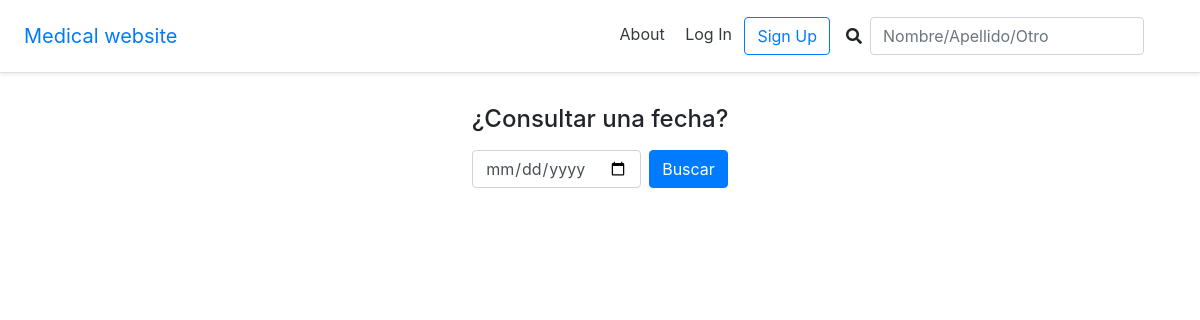
Page /citas on the earlier database version.
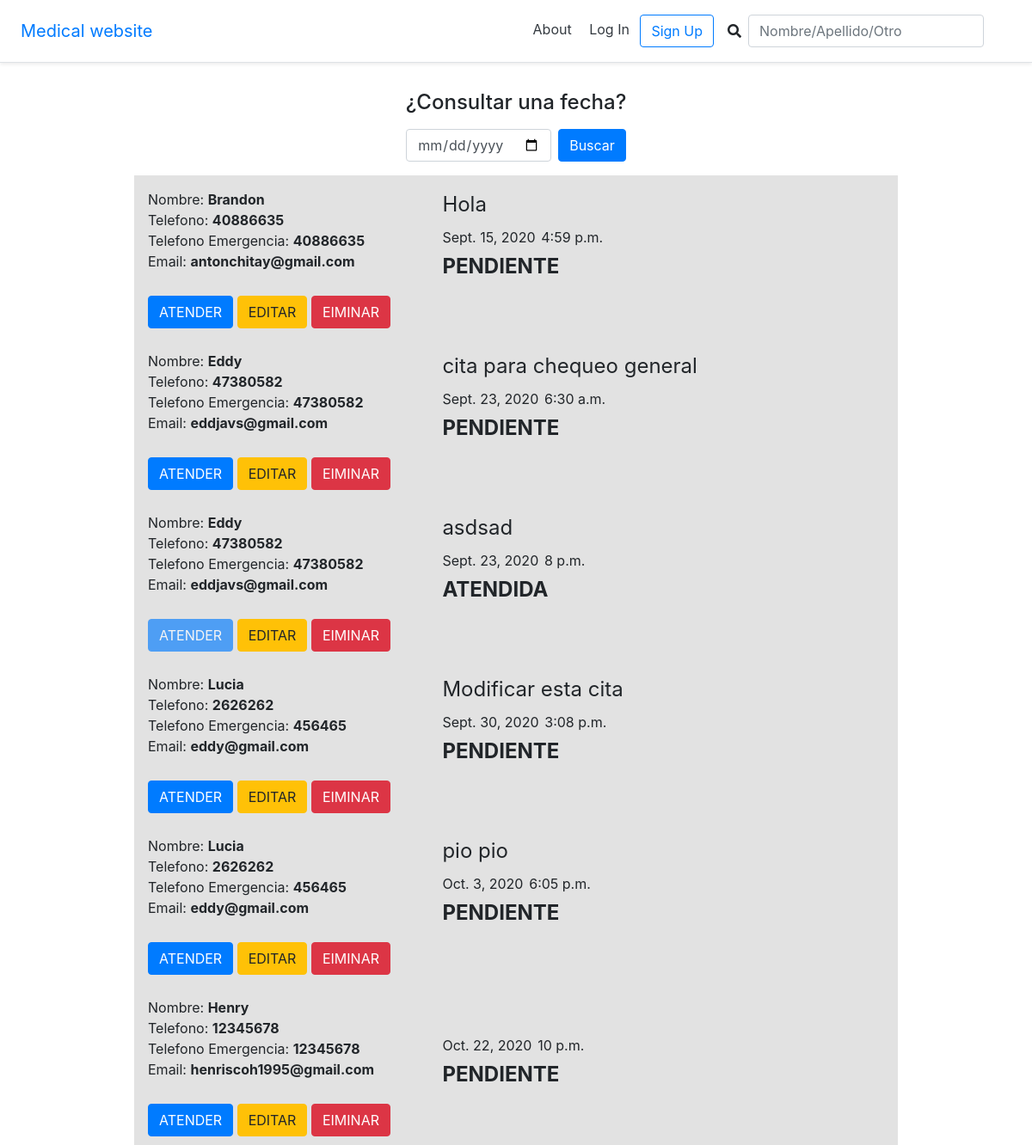
Same page on the later database version.
### cita/models.py (models this page shows)
class Cita(models.Model):
    ESTADO_OPCIONES = [
        ('PENDIENTE', 'Pendiente'),
        ('ATENDIDA', 'Atendida'),
        ('CANCELADA', 'Cancelada'),
    ]
    fecha = models.DateTimeField(auto_now_add=True)
    fecha_cita = models.DateField()
    hora_cita = models.TimeField()
    estado = models.CharField(max_length=10, choices=ESTADO_OPCIONES, default='PENDIENTE')
    comentario = models.CharField(max_length=50)
    paciente = models.ForeignKey("users.Paciente", related_name="citas", on_delete=models.CASCADE)
    def __str__(self):
        return self.comentario
    def get_absolute_url(self):
        return reverse("cita_detail", kwargs={"pk": self.pk})

### users/models.py (models this page shows, shortened)
class Paciente(models.Model):
    GENERO_OPCIONES = [
        ('MASCULINO', 'Masculino'),
        ('FEMENINO', 'Femenino'),
    ]
    nombre = models.CharField(max_length=100)
    apellido = models.CharField(max_length=100)
    telefono = models.CharField(max_length=50, blank=True, null=True)
    telefono_emergencia = models.CharField(max_length=50, blank=True, null=True)
    correo = models.CharField(max_length=100)
    fecha_nacimiento = models.DateField() #DateField(input_formats=settings.DATE_INPUT_FORMATS, null=True, blan=True) para introducir la fecha dd-mm-DDDD
    direccion = models.CharField(max_length=200)
    descripccion = models.CharField(max_length=500, blank=True, null=True)
    sexo = models.CharField(max_length=10, choices=GENERO_OPCIONES, default='FEMENINO')

### pages/views.py (the view)
# urls.py: path('citas', AppointmentsListView.as_view(), name='citas'),
class AppointmentsListView(ListView):
    model = Cita
    context_object_name = 'cita_list'
    template_name = 'citas/lista_citas.html'

### templates/citas/lista_citas.html (shortened to what this page needs)
{% extends '_base.html' %}
{% load static %}
{% block css %}
<link rel="stylesheet" href="{% static 'css/citas.css' %}" />
{% endblock css %}
{% block content %}
    <div class="calendar">
        <h4>
            <label for="searchCalendar">¿Consultar una fecha?</label>
        </h4>
        <form  class="form-inline mt-2 mt-md-0" action="#"
            method="get">
            <input name="q" class="form-control mr-sm-2" type="date" placeholder="Search"
            aria-label="Search" id="searchCalendar">
            <input  class="btn btn-primary" type="submit" value="Buscar">
        </form>
    </div>
    <div class="citas">
        {% for cita in cita_list %}
            <div class="cita">
                <div class="paciente">
                    <p>
                        Nombre: <strong>{{cita.paciente.nombre}}</strong></br>
                        Telefono: <strong>{{cita.paciente.telefono}}</strong></br>
                        Telefono Emergencia: <strong>{{cita.paciente.telefono_emergencia}}</strong></br>
                        Email: <strong>{{cita.paciente.correo}}</strong></br>
                    </p>
                </div>
                <div class="resumen">
                    <p>
                        {{cita}} </br>
                        <small>{{cita.fecha_cita}}</small>
                        <small>{{cita.hora_cita}}</small>
                        <br>
                        <strong>{{cita.estado}}</strong>
                    </p>
                </div>
                <div class="actions">
                    {% if cita.estado == "ATENDIDA" or cita.estado == "CANCELADA" %}
                    <a href="{{ cita.get_absolute_url }}" class="btn btn-primary disabled" > ATENDER </a>
                    {% else  %}
                    <a href="{{ cita.get_absolute_url }}" class="btn btn-primary "> ATENDER </a>
                    {% endif  %}
                    <a href="{% url 'modificar_cita' cita.id %}" class="btn btn-warning "> EDITAR </a>
                    <a href="{% url 'eliminar_cita' cita.id %}" class="btn btn-danger "> EIMINAR </a>
                </div>
            </div>
        {% endfor %}
    </div>
 {% endblock  %}

### templates/_base.html (shortened to what this page needs)
{% load static %}
<!DOCTYPE html>
<html>
  <head>
    <link
      rel="stylesheet"
      href="https://stackpath.bootstrapcdn.com/bootstrap/4.5.0/css/bootstrap.min.css"
    />
    <link rel="stylesheet" href="https://use.fontawesome.com/releases/v5.8.1/css/all.css">
    {% block css %}
    {% endblock css %}
  </head>
  <body>
    <header>
      <div
        class="d-flex flex-column flex-md-row align-items-center p-3 px-md-4 mb-3 bg-white border-bottom shadow-sm"
      >
        <a
          href="{% url 'home' %}"
          class="navbar-brand my-0 mr-md-auto font-weight-normal"
          >Medical website</a
        >
        <nav class="my-2 my-md-0 mr-md-3">
          <a class="p-2 text-dark" href="{% url 'home' %}">About</a>
          {% if user.is_authenticated %}
          <a class="p-2 text-dark" href="{% url 'citas' %}">Citas del dia</a>
          <a class="p-2 text-dark" href="{% url 'recetas' %}">Recetas</a>
          <a class="p-2 text-dark" href="{% url 'account_logout' %}">Log Out</a>
          {% else %}
          <a class="p-2 text-dark" href="{% url 'account_login' %}">Log In</a>
          <a class="btn btn-outline-primary" href="{% url 'account_signup' %}"
            >Sign Up</a
          >
          {% endif %}
        </nav>
          <form action="{% url 'search_by_name' %}" method="get" class="form-inline my-2 my-lg-0 pr-4">
            <div class="form-group">
            <label for="searchCalendar">
            <i class="fa fa-search pr-2"></i>
            </label>
            <input name="q" class="form-control mr-sm-2" type="text" placeholder="Nombre/Apellido/Otro"
                    aria-label="Buscar" id="searchCalendar">
            </div>
        </form>
      </div>
    </header>
    <div class="container">{% block content %} {% endblock content %}</div>
  </body>
</html>

### static/css/citas.css (style rules this page uses)
.calendar { display: flex; justify-content: center; align-items: center; flex-direction: column; padding:1rem; }
.citas { display: flex; justify-content: center; align-items: center; flex-direction: column; }
.citas .cita { background-color: #dededede; min-width: 80%; padding:1rem; display: grid; grid-template-rows: auto 2rem; grid-template-columns: 40% 60%; grid-template-areas: "paciente resumen" "actions actions"; }
.citas .cita .paciente { grid-area: paciente; }
.citas .cita .resumen { grid-area: resumen; font-size:1.5rem; }
.citas .cita .resumen small { font-size: 1rem; }
.citas .cita .actions { grid-area: actions; }

Differences in the rows shown:
added Cita: paciente.nombre "Brandon", paciente.telefono "40886635", paciente.telefono_emergencia "40886635", paciente.correo "antonchitay@gmail.com", comentario "Hola", fecha_cita "Sept. 15, 2020", hora_cita "4:59 p.m.", estado "PENDIENTE"
added Cita: paciente.nombre "Eddy", paciente.telefono "47380582", paciente.telefono_emergencia "47380582", paciente.correo "eddjavs@gmail.com", comentario "cita para chequeo general", fecha_cita "Sept. 23, 2020", hora_cita "6:30 a.m.", estado "PENDIENTE"
added Cita: paciente.nombre "Eddy", paciente.telefono "47380582", paciente.telefono_emergencia "47380582", paciente.correo "eddjavs@gmail.com", comentario "asdsad", fecha_cita "Sept. 23, 2020", hora_cita "8 p.m.", estado "ATENDIDA"
added Cita: paciente.nombre "Lucia", paciente.telefono "2626262", paciente.telefono_emergencia "456465", paciente.correo "eddy@gmail.com", comentario "Modificar esta cita", fecha_cita "Sept. 30, 2020", hora_cita "3:08 p.m.", estado "PENDIENTE"
added Cita: paciente.nombre "Lucia", paciente.telefono "2626262", paciente.telefono_emergencia "456465", paciente.correo "eddy@gmail.com", comentario "pio pio", fecha_cita "Oct. 3, 2020", hora_cita "6:05 p.m.", estado "PENDIENTE"
added Cita: paciente.nombre "Henry", paciente.telefono "12345678", paciente.telefono_emergencia "12345678", paciente.correo "henriscoh1995@gmail.com", fecha_cita "Oct. 22, 2020", hora_cita "10 p.m.", estado "PENDIENTE"
